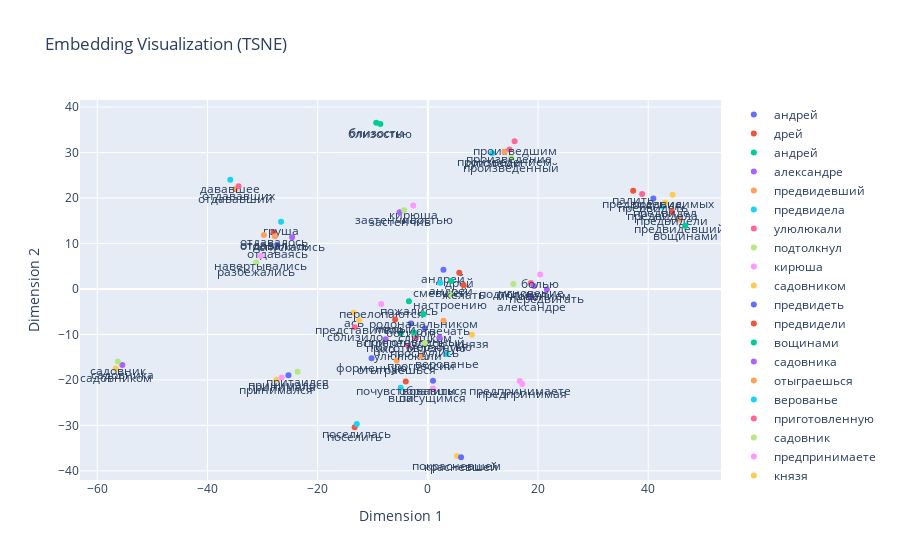

The code cell stored with this chart in its notebook:
### Code cell
nearest_count = 80
model1.plot_word(model1.k_Nearest('Андрей', nearest_count, use_cosine=True))

### Figure 1 — Plotly figure (JSON) as saved in the notebook; plotly's stock layout.template omitted (floating-point values rounded to 4 significant figures)
{"data": [{"mode": "markers+text", "name": "aндрей", "text": ["aндрей"], "textposition": "bottom center", "type": "scatter", "x": [2.824], "y": [4.245]}, {"mode": "markers+text", "name": "дрей", "text": ["дрей"], "textposition": "bottom center", "type": "scatter", "x": [5.697], "y": [3.56]}, {"mode": "markers+text", "name": "андрей", "text": ["андрей"], "textposition": "bottom center", "type": "scatter", "x": [4.241], "y": [1.724]}, {"mode": "markers+text", "name": "александре", "text": ["александре"], "textposition": "bottom center", "type": "scatter", "x": [18.73], "y": [-1.754]}, {"mode": "markers+text", "name": "предвидевший", "text": ["предвидевший"], "textposition": "bottom center", "type": "scatter", "x": [45.67], "y": [15.27]}, {"mode": "markers+text", "name": "предвидела", "text": ["предвидела"], "textposition": "bottom center", "type": "scatter", "x": [42.58], "y": [18.11]}, {"mode": "markers+text", "name": "улюлюкали", "text": ["улюлюкали"], "textposition": "bottom center", "type": "scatter", "x": [-3.546], "y": [-12.51]}, {"mode": "markers+text", "name": "подтолкнул", "text": ["подтолкнул"], "textposition": "bottom center", "type": "scatter", "x": [15.52], "y": [1.093]}, {"mode": "markers+text", "name": "кирюша", "text": ["кирюша"], "textposition": "bottom center", "type": "scatter", "x": [-2.651], "y": [18.33]}, {"mode": "markers+text", "name": "садовником", "text": ["садовником"], "textposition": "bottom center", "type": "scatter", "x": [-56.64], "y": [-17.46]}, {"mode": "markers+text", "name": "предвидеть", "text": ["предвидеть"], "textposition": "bottom center", "type": "scatter", "x": [40.93], "y": [19.92]}, {"mode": "markers+text", "name": "предвидели", "text": ["предвидели"], "textposition": "bottom center", "type": "scatter", "x": [44.3], "y": [17.0]}, {"mode": "markers+text", "name": "вощинами", "text": ["вощинами"], "textposition": "bottom center", "type": "scatter", "x": [46.71], "y": [13.88]}, {"mode": "markers+text", "name": "садовника", "text": ["садовника"], "textposition": "bottom center", "type": "scatter", "x": [-55.45], "y": [-16.75]}, {"mode": "markers+text", "name": "отыграешься", "text": ["отыграешься"], "textposition": "bottom center", "type": "scatter", "x": [-5.652], "y": [-15.73]}, {"mode": "markers+text", "name": "верованье", "text": ["верованье"], "textposition": "bottom center", "type": "scatter", "x": [3.402], "y": [-14.3]}, {"mode": "markers+text", "name": "приготовленную", "text": ["приготовленную"], "textposition": "bottom center", "type": "scatter", "x": [-2.169], "y": [-10.76]}, {"mode": "markers+text", "name": "садовник", "text": ["садовник"], "textposition": "bottom center", "type": "scatter", "x": [-56.26], "y": [-15.96]}, {"mode": "markers+text", "name": "предпринимаете", "text": ["предпринимаете"], "textposition": "bottom center", "type": "scatter", "x": [16.67], "y": [-20.22]}, {"mode": "markers+text", "name": "князя", "text": ["князя"], "textposition": "bottom center", "type": "scatter", "x": [7.997], "y": [-10.04]}, {"mode": "markers+text", "name": "слишком", "text": ["слишком"], "textposition": "bottom center", "type": "scatter", "x": [-0.5472], "y": [-8.636]}, {"mode": "markers+text", "name": "отдавалось", "text": ["отдавалось"], "textposition": "bottom center", "type": "scatter", "x": [-27.98], "y": [12.49]}, {"mode": "markers+text", "name": "близостью", "text": ["близостью"], "textposition": "bottom center", "type": "scatter", "x": [-8.619], "y": [36.29]}, {"mode": "markers+text", "name": "ухо", "text": ["ухо"], "textposition": "bottom center", "type": "scatter", "x": [-7.671], "y": [-11.06]}, {"mode": "markers+text", "name": "отдававший", "text": ["отдававший"], "textposition": "bottom center", "type": "scatter", "x": [-34.94], "y": [21.99]}, {"mode": "markers+text", "name": "груша", "text": ["груша"], "textposition": "bottom center", "type": "scatter", "x": [-26.65], "y": [14.79]}, {"mode": "markers+text", "name": "предвидение", "text": ["предвидение"], "textposition": "bottom center", "type": "scatter", "x": [38.89], "y": [20.9]}, {"mode": "markers+text", "name": "произведенный", "text": ["произведенный"], "textposition": "bottom center", "type": "scatter", "x": [15.15], "y": [28.81]}, {"mode": "markers+text", "name": "пасущимся", "text": ["пасущимся"], "textposition": "bottom center", "type": "scatter", "x": [0.9264], "y": [-21.91]}, {"mode": "markers+text", "name": "предвидел", "text": ["предвидел"], "textposition": "bottom center", "type": "scatter", "x": [43.08], "y": [18.94]}, {"mode": "markers+text", "name": "принималось", "text": ["принималось"], "textposition": "bottom center", "type": "scatter", "x": [-25.31], "y": [-18.95]}, {"mode": "markers+text", "name": "палить", "text": ["палить"], "textposition": "bottom center", "type": "scatter", "x": [37.26], "y": [21.62]}, {"mode": "markers+text", "name": "пожались", "text": ["пожались"], "textposition": "bottom center", "type": "scatter", "x": [-3.442], "y": [-2.707]}, {"mode": "markers+text", "name": "передвигать", "text": ["передвигать"], "textposition": "bottom center", "type": "scatter", "x": [21.6], "y": [-0.1011]}, {"mode": "markers+text", "name": "отвечать", "text": ["отвечать"], "textposition": "bottom center", "type": "scatter", "x": [2.836], "y": [-7.009]}, {"mode": "markers+text", "name": "смевшей", "text": ["смевшей"], "textposition": "bottom center", "type": "scatter", "x": [2.25], "y": [1.339]}, {"mode": "markers+text", "name": "мгновение", "text": ["мгновение"], "textposition": "bottom center", "type": "scatter", "x": [18.69], "y": [1.3]}, {"mode": "markers+text", "name": "настроению", "text": ["настроению"], "textposition": "bottom center", "type": "scatter", "x": [4.084], "y": [-1.32]}, {"mode": "markers+text", "name": "предпринимая", "text": ["предпринимая"], "textposition": "bottom center", "type": "scatter", "x": [17.12], "y": [-20.88]}, {"mode": "markers+text", "name": "ась", "text": ["ась"], "textposition": "bottom center", "type": "scatter", "x": [-13.46], "y": [-5.255]}, {"mode": "markers+text", "name": "обратиться", "text": ["обратиться"], "textposition": "bottom center", "type": "scatter", "x": [0.9292], "y": [-20.18]}, {"mode": "markers+text", "name": "желать", "text": ["желать"], "textposition": "bottom center", "type": "scatter", "x": [6.499], "y": [0.8238]}, {"mode": "markers+text", "name": "близости", "text": ["близости"], "textposition": "bottom center", "type": "scatter", "x": [-9.374], "y": [36.55]}, {"mode": "markers+text", "name": "застенчив", "text": ["застенчив"], "textposition": "bottom center", "type": "scatter", "x": [-5.127], "y": [16.89]}, {"mode": "markers+text", "name": "прогрессии", "text": ["прогрессии"], "textposition": "bottom center", "type": "scatter", "x": [-1.235], "y": [-14.77]}, {"mode": "markers+text", "name": "вши", "text": ["вши"], "textposition": "bottom center", "type": "scatter", "x": [-4.922], "y": [-21.72]}, {"mode": "markers+text", "name": "сблизило", "text": ["сблизило"], "textposition": "bottom center", "type": "scatter", "x": [-13.26], "y": [-8.444]}, {"mode": "markers+text", "name": "застенчивостью", "text": ["застенчивостью"], "textposition": "bottom center", "type": "scatter", "x": [-4.306], "y": [17.32]}, {"mode": "markers+text", "name": "перелопаются", "text": ["перелопаются"], "textposition": "bottom center", "type": "scatter", "x": [-8.456], "y": [-3.319]}, {"mode": "markers+text", "name": "принимался", "text": ["принимался"], "textposition": "bottom center", "type": "scatter", "x": [-27.48], "y": [-19.99]}, {"mode": "markers+text", "name": "отдаваясь", "text": ["отдаваясь"], "textposition": "bottom center", "type": "scatter", "x": [-27.32], "y": [9.746]}, {"mode": "markers+text", "name": "поселить", "text": ["поселить"], "textposition": "bottom center", "type": "scatter", "x": [-13.29], "y": [-30.43]}, {"mode": "markers+text", "name": "встрепенулись", "text": ["встрепенулись"], "textposition": "bottom center", "type": "scatter", "x": [-4.91], "y": [-9.738]}, {"mode": "markers+text", "name": "мгновением", "text": ["мгновением"], "textposition": "bottom center", "type": "scatter", "x": [19.25], "y": [0.635]}, {"mode": "markers+text", "name": "отдавались", "text": ["отдавались"], "textposition": "bottom center", "type": "scatter", "x": [-27.78], "y": [11.59]}, {"mode": "markers+text", "name": "дававшее", "text": ["дававшее"], "textposition": "bottom center", "type": "scatter", "x": [-35.87], "y": [24.02]}, {"mode": "markers+text", "name": "произведение", "text": ["произведение"], "textposition": "bottom center", "type": "scatter", "x": [14.81], "y": [30.69]}, {"mode": "markers+text", "name": "разбежались", "text": ["разбежались"], "textposition": "bottom center", "type": "scatter", "x": [-31.18], "y": [5.809]}, {"mode": "markers+text", "name": "принимала", "text": ["принимала"], "textposition": "bottom center", "type": "scatter", "x": [-26.53], "y": [-19.48]}, {"mode": "markers+text", "name": "покрасневшем", "text": ["покрасневшем"], "textposition": "bottom center", "type": "scatter", "x": [5.277], "y": [-36.73]}, {"mode": "markers+text", "name": "босиком", "text": ["босиком"], "textposition": "bottom center", "type": "scatter", "x": [-3.096], "y": [-7.609]}, {"mode": "markers+text", "name": "почувствовавши", "text": ["почувствовавши"], "textposition": "bottom center", "type": "scatter", "x": [-4.007], "y": [-20.33]}, {"mode": "markers+text", "name": "приготовленный", "text": ["приготовленный"], "textposition": "bottom center", "type": "scatter", "x": [-2.503], "y": [-9.562]}, {"mode": "markers+text", "name": "мерзостью", "text": ["мерзостью"], "textposition": "bottom center", "type": "scatter", "x": [2.119], "y": [-10.7]}, {"mode": "markers+text", "name": "отдавал", "text": ["отдавал"], "textposition": "bottom center", "type": "scatter", "x": [-29.76], "y": [11.86]}, {"mode": "markers+text", "name": "куполами", "text": ["куполами"], "textposition": "bottom center", "type": "scatter", "x": [11.66], "y": [29.83]}, {"mode": "markers+text", "name": "произведшим", "text": ["произведшим"], "textposition": "bottom center", "type": "scatter", "x": [15.74], "y": [32.46]}, {"mode": "markers+text", "name": "притаился", "text": ["притаился"], "textposition": "bottom center", "type": "scatter", "x": [-23.65], "y": [-18.21]}, {"mode": "markers+text", "name": "болью", "text": ["болью"], "textposition": "bottom center", "type": "scatter", "x": [20.38], "y": [3.153]}, {"mode": "markers+text", "name": "предвидимых", "text": ["предвидимых"], "textposition": "bottom center", "type": "scatter", "x": [44.42], "y": [20.72]}, {"mode": "markers+text", "name": "красневшей", "text": ["красневшей"], "textposition": "bottom center", "type": "scatter", "x": [6.03], "y": [-37.01]}, {"mode": "markers+text", "name": "милый", "text": ["милый"], "textposition": "bottom center", "type": "scatter", "x": [-5.935], "y": [-6.708]}, {"mode": "markers+text", "name": "родоначальником", "text": ["родоначальником"], "textposition": "bottom center", "type": "scatter", "x": [-0.7979], "y": [-5.537]}, {"mode": "markers+text", "name": "спускались", "text": ["спускались"], "textposition": "bottom center", "type": "scatter", "x": [-24.64], "y": [11.39]}, {"mode": "markers+text", "name": "произведением", "text": ["произведением"], "textposition": "bottom center", "type": "scatter", "x": [13.9], "y": [30.12]}, {"mode": "markers+text", "name": "поселилась", "text": ["поселилась"], "textposition": "bottom center", "type": "scatter", "x": [-12.89], "y": [-29.71]}, {"mode": "markers+text", "name": "отдававших", "text": ["отдававших"], "textposition": "bottom center", "type": "scatter", "x": [-34.35], "y": [22.56]}, {"mode": "markers+text", "name": "проснулись", "text": ["проснулись"], "textposition": "bottom center", "type": "scatter", "x": [-0.5468], "y": [-11.88]}, {"mode": "markers+text", "name": "навертывались", "text": ["навертывались"], "textposition": "bottom center", "type": "scatter", "x": [-30.33], "y": [7.265]}, {"mode": "markers+text", "name": "представителя", "text": ["представителя"], "textposition": "bottom center", "type": "scatter", "x": [-12.46], "y": [-6.86]}, {"mode": "markers+text", "name": "форменную", "text": ["форменную"], "textposition": "bottom center", "type": "scatter", "x": [-10.22], "y": [-15.24]}], "layout": {"title": {"text": "Embedding Visualization (TSNE)"}, "xaxis": {"title": {"text": "Dimension 1"}}, "yaxis": {"title": {"text": "Dimension 2"}}}}
